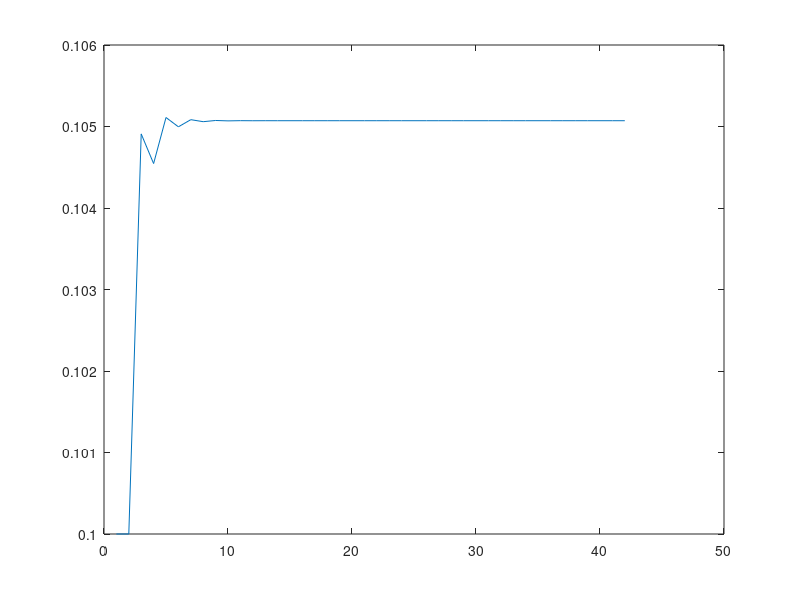
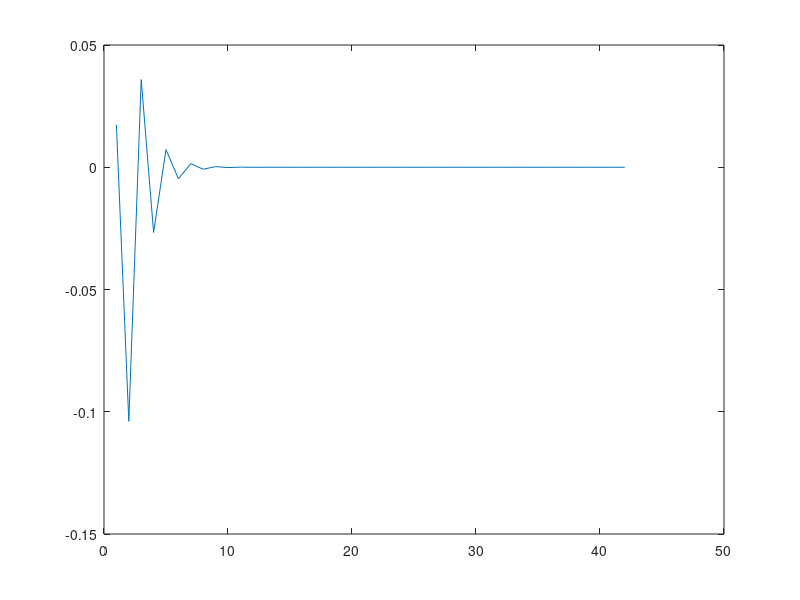

MATLAB code for these plots, in order:
yval=fopen('Xd_values.txt');
y=textscan(yval,'%f %f %f %f');
Y=y{1,1};
L=length(Y)/4;
X=(1:1:L)';
figure(1);
plot(X,Y(1:L));
% title('Error vs Iterations')
% xlabel('Number of Iterations');
% ylabel('Error in X values');
% ylim([-0.05,0.8])

yval=fopen('Xb_values.txt');
y=textscan(yval,'%f %f %f %f');
Y=y{1,1};
X=(1:1:L)';
X=fliplr(X);
figure(2);
plot(X,Y);